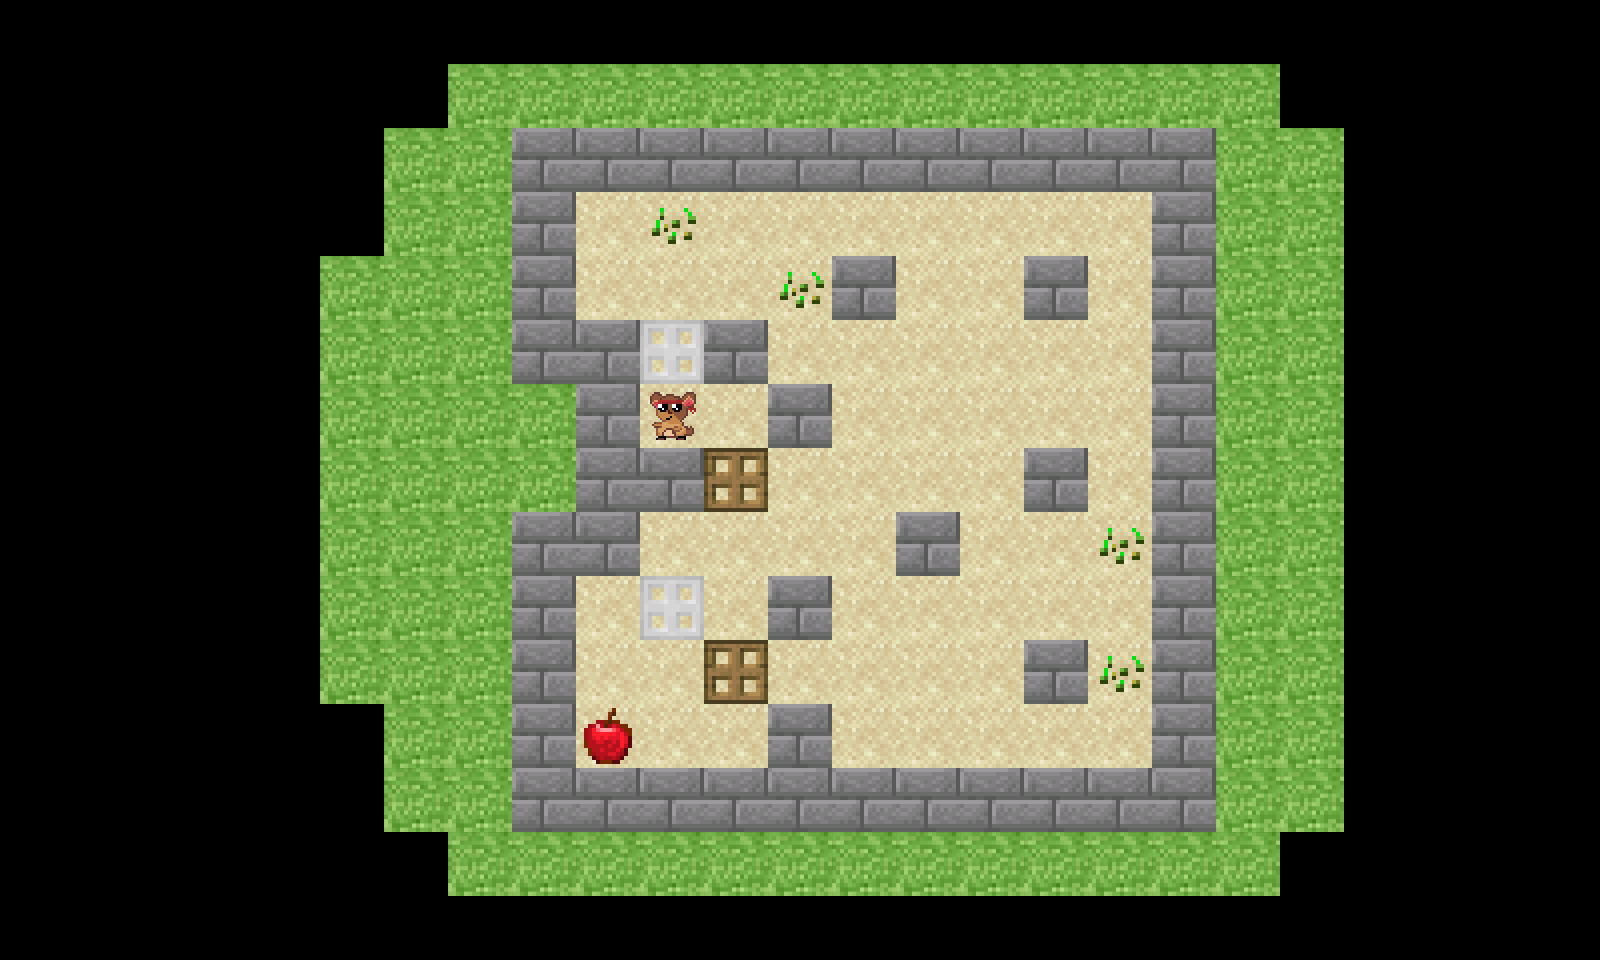

A level layout from a 2D game, rendered from its tile map. Below: a short description, then the map file with its tile-grid data intact:
An orthogonal 25x15 tile map with 64x64 px tiles, 2 tile layers (staticMap, specials).

<map version="1.5" tiledversion="1.6.0" orientation="orthogonal" renderorder="right-down" width="25" height="15" tilewidth="64" tileheight="64" infinite="0" nextlayerid="3" nextobjectid="1">
 <tileset firstgid="1" source="tiles.tsx" />
 <layer id="1" name="staticMap" width="25" height="15">
  <data encoding="csv">
0,0,0,0,0,0,0,0,0,0,0,0,0,0,0,0,0,0,0,0,0,0,0,0,0,
0,0,0,0,0,0,0,6,6,6,6,6,6,6,6,6,6,6,6,6,0,0,0,0,0,
0,0,0,0,0,0,6,6,0,0,0,0,0,0,0,0,0,0,0,6,6,0,0,0,0,
0,0,0,0,0,0,6,6,0,5,5,5,5,5,5,5,5,5,0,6,6,0,0,0,0,
0,0,0,0,0,6,6,6,0,5,5,5,5,0,5,5,0,5,0,6,6,0,0,0,0,
0,0,0,0,0,6,6,6,0,0,5,0,5,5,5,5,5,5,0,6,6,0,0,0,0,
0,0,0,0,0,6,6,6,6,0,5,5,0,5,5,5,5,5,0,6,6,0,0,0,0,
0,0,0,0,0,6,6,6,6,0,0,5,5,5,5,5,0,5,0,6,6,0,0,0,0,
0,0,0,0,0,6,6,6,0,0,5,5,5,5,0,5,5,5,0,6,6,0,0,0,0,
0,0,0,0,0,6,6,6,0,5,5,5,0,5,5,5,5,5,0,6,6,0,0,0,0,
0,0,0,0,0,6,6,6,0,5,5,5,5,5,5,5,0,5,0,6,6,0,0,0,0,
0,0,0,0,0,0,6,6,0,5,5,5,0,5,5,5,5,5,0,6,6,0,0,0,0,
0,0,0,0,0,0,6,6,0,0,0,0,0,0,0,0,0,0,0,6,6,0,0,0,0,
0,0,0,0,0,0,0,6,6,6,6,6,6,6,6,6,6,6,6,6,0,0,0,0,0,
0,0,0,0,0,0,0,0,0,0,0,0,0,0,0,0,0,0,0,0,0,0,0,0,0
</data>
 </layer>
 <layer id="2" name="specials" width="25" height="15">
  <data encoding="csv">
0,0,0,0,0,0,0,0,0,0,0,0,0,0,0,0,0,0,0,0,0,0,0,0,0,
0,0,0,0,0,0,0,0,0,0,0,0,0,0,0,0,0,0,0,0,0,0,0,0,0,
0,0,0,0,0,0,0,0,1,1,1,1,1,1,1,1,1,1,1,0,0,0,0,0,0,
0,0,0,0,0,0,0,0,1,0,2,0,0,0,0,0,0,0,1,0,0,0,0,0,0,
0,0,0,0,0,0,0,0,1,0,0,0,2,1,0,0,1,0,1,0,0,0,0,0,0,
0,0,0,0,0,0,0,0,1,1,9,1,0,0,0,0,0,0,1,0,0,0,0,0,0,
0,0,0,0,0,0,0,0,0,1,8,0,1,0,0,0,0,0,1,0,0,0,0,0,0,
0,0,0,0,0,0,0,0,0,1,1,7,0,0,0,0,1,0,1,0,0,0,0,0,0,
0,0,0,0,0,0,0,0,1,1,0,0,0,0,1,0,0,2,1,0,0,0,0,0,0,
0,0,0,0,0,0,0,0,1,0,9,0,1,0,0,0,0,0,1,0,0,0,0,0,0,
0,0,0,0,0,0,0,0,1,0,0,7,0,0,0,0,1,2,1,0,0,0,0,0,0,
0,0,0,0,0,0,0,0,1,10,0,0,1,0,0,0,0,0,1,0,0,0,0,0,0,
0,0,0,0,0,0,0,0,1,1,1,1,1,1,1,1,1,1,1,0,0,0,0,0,0,
0,0,0,0,0,0,0,0,0,0,0,0,0,0,0,0,0,0,0,0,0,0,0,0,0,
0,0,0,0,0,0,0,0,0,0,0,0,0,0,0,0,0,0,0,0,0,0,0,0,0
</data>
 </layer>
</map>
